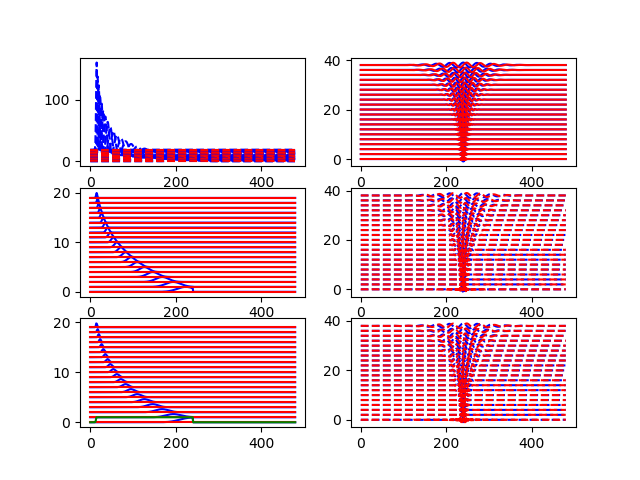

Write the Python code that produced this figure.
import symjax
import symjax.tensor as T
import matplotlib.pyplot as plt
import numpy as np

J = 5
Q = 4
scales = T.power(2,T.linspace(0.1, J - 1, J * Q))
scales = scales[:, None]

print(scales.get())

wavelet = symjax.tensor.signal.complex_morlet(5 * scales, np.pi /scales)
waveletw = symjax.tensor.signal.fourier_complex_morlet(5 * scales, np.pi /scales, wavelet.shape[-1])
waveletlp = symjax.tensor.signal.littewood_paley_normalization(waveletw, down = np.pi / scales[-1, 0])

wavelet = wavelet.get()
waveletw = waveletw.get()
waveletlp = waveletlp.get()



plt.subplot(321)
for i in range(J*Q):
    fr = np.real(np.fft.fft(np.fft.ifftshift(wavelet[i])))
    fi = np.imag(np.fft.fft(np.fft.ifftshift(wavelet[i])))
    plt.plot(i + fr, '--b')
    plt.plot(i + fi, '--r')

plt.subplot(322)
for i in range(J*Q):
    plt.plot(2*i + wavelet[i].real, c='b')
    plt.plot(2*i + wavelet[i].imag, c='r')

plt.subplot(324)
for i in range(J*Q):
    fr = np.real(np.fft.fftshift(np.fft.ifft(waveletw[i])))
    fi = np.imag(np.fft.fftshift(np.fft.ifft(waveletw[i])))
    plt.plot(2 * i + fr / fr.max(), '--b')
    plt.plot(2 * i + fi / fi.max(), '--r')

plt.subplot(323)
for i in range(J*Q):
    plt.plot(i + waveletw[i].real, c='b')
    plt.plot(i + waveletw[i].imag, c='r')

plt.subplot(325)
for i in range(J*Q):
    plt.plot(i + waveletlp[i].real, c='b')
    plt.plot(i + waveletlp[i].imag, c='r')
plt.plot(np.abs(waveletlp).sum(0), c='g')

plt.subplot(326)
for i in range(J*Q):
    fr = np.real(np.fft.fftshift(np.fft.ifft(waveletlp[i])))
    fi = np.imag(np.fft.fftshift(np.fft.ifft(waveletlp[i])))
    plt.plot(2 * i + fr / fr.max(), '--b')
    plt.plot(2 * i + fi / fi.max(), '--r')


# plt.show()
plt.savefig('wavelets.png')
